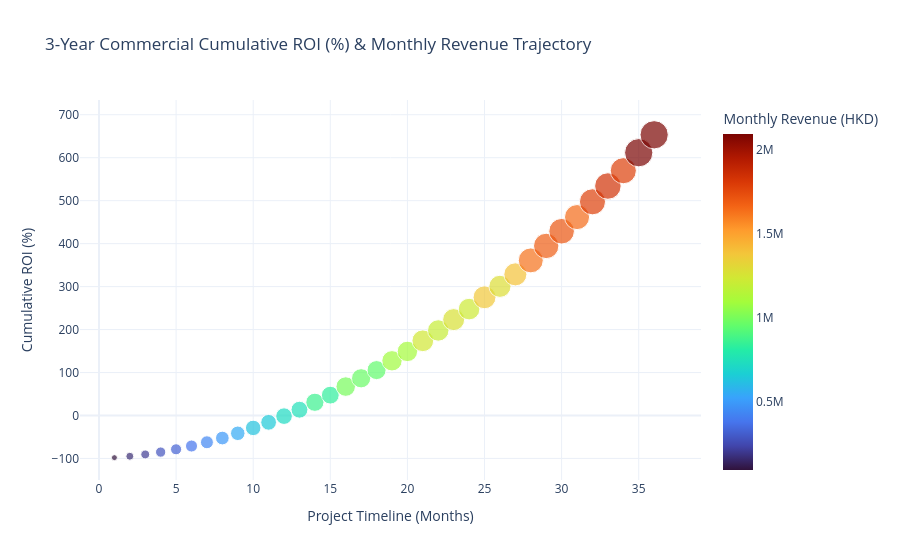

Notebook cell for this chart:
### Markdown cell above
# [Cell 8] 3-Year Commercial Cumulative ROI Trajectory (Plotly Continuous Color - Turbo)

### Code cell
# Cell 8: 3-Year Cumulative Commercial ROI Trajectory (Fixed Continuous Color)
fig6 = px.scatter(
    df4,
    x='month',
    y='cumulative_roi_pct',
    color='monthly_revenue_hkd', # Continuous numerical color
    color_continuous_scale='Turbo',
    size='monthly_revenue_hkd', # Marker size scales with revenue
    title="3-Year Commercial Cumulative ROI (%) & Monthly Revenue Trajectory",
    labels={
        'month': 'Project Timeline (Months)',
        'cumulative_roi_pct': 'Cumulative ROI (%)',
        'monthly_revenue_hkd': 'Monthly Revenue (HKD)'
    }
)
fig6.show()

### Figure 1 — Plotly figure (JSON) as saved in the notebook; plotly's stock layout.template omitted (floating-point values rounded to 4 significant figures)
{"data": [{"hovertemplate": "Project Timeline (Months)=%{x}<br>Cumulative ROI (%)=%{y}<br>Monthly Revenue (HKD)=%{marker.color}<extra></extra>", "legendgroup": "", "marker": {"color": [93740.0, 165400.0, 207700.0, 277500.0, 322600.0, 379900.0, 437800.0, 490700.0, 551500.0, 627700.0, 649200.0, 721900.0, 748100.0, 863700.0, 830900.0, 996600.0, 966600.0, 949700.0, 1084000.0, 1093000.0, 1236000.0, 1200000.0, 1265000.0, 1221000.0, 1371000.0, 1281000.0, 1392000.0, 1625000.0, 1684000.0, 1710000.0, 1645000.0, 1779000.0, 1837000.0, 1782000.0, 2092000.0, 2088000.0], "coloraxis": "coloraxis", "size": [93740.0, 165400.0, 207700.0, 277500.0, 322600.0, 379900.0, 437800.0, 490700.0, 551500.0, 627700.0, 649200.0, 721900.0, 748100.0, 863700.0, 830900.0, 996600.0, 966600.0, 949700.0, 1084000.0, 1093000.0, 1236000.0, 1200000.0, 1265000.0, 1221000.0, 1371000.0, 1281000.0, 1392000.0, 1625000.0, 1684000.0, 1710000.0, 1645000.0, 1779000.0, 1837000.0, 1782000.0, 2092000.0, 2088000.0], "sizemode": "area", "sizeref": 5230.0, "symbol": "circle"}, "mode": "markers", "name": "", "orientation": "v", "showlegend": false, "type": "scatter", "x": [1, 2, 3, 4, 5, 6, 7, 8, 9, 10, 11, 12, 13, 14, 15, 16, 17, 18, 19, 20, 21, 22, 23, 24, 25, 26, 27, 28, 29, 30, 31, 32, 33, 34, 35, 36], "xaxis": "x", "y": [-98.13, -94.82, -90.66, -85.11, -78.66, -71.06, -62.3, -52.49, -41.46, -28.91, -15.92, -1.49, 13.47, 30.75, 47.37, 67.3, 86.63, 105.6, 127.3, 149.2, 173.9, 197.9, 223.2, 247.6, 275.0, 300.6, 328.5, 361.0, 394.6, 428.8, 461.7, 497.3, 534.0, 569.7, 611.5, 653.3], "yaxis": "y"}], "layout": {"coloraxis": {"autocolorscale": false, "colorbar": {"title": {"text": "Monthly Revenue (HKD)"}}, "colorscale": [[0, "#30123b"], [0.07143, "#4145ab"], [0.1429, "#4675ed"], [0.2143, "#39a2fc"], [0.2857, "#1bcfd4"], [0.3571, "#24eca6"], [0.4286, "#61fc6c"], [0.5, "#a4fc3b"], [0.5714, "#d1e834"], [0.6429, "#f3c63a"], [0.7143, "#fe9b2d"], [0.7857, "#f36315"], [0.8571, "#d93806"], [0.9286, "#b11901"], [1, "#7a0402"]]}, "legend": {"itemsizing": "constant", "tracegroupgap": 0}, "title": {"text": "3-Year Commercial Cumulative ROI (%) & Monthly Revenue Trajectory"}, "xaxis": {"anchor": "y", "domain": [0, 1], "title": {"text": "Project Timeline (Months)"}}, "yaxis": {"anchor": "x", "domain": [0, 1], "title": {"text": "Cumulative ROI (%)"}}}}
